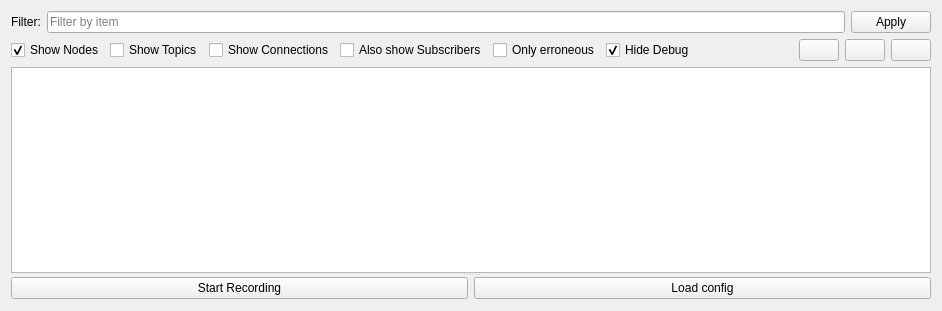
<?xml version="1.0" encoding="UTF-8"?>
<ui version="4.0">
 <class>tree_widget</class>
 <widget class="QWidget" name="tree_widget">
  <property name="geometry">
   <rect>
    <x>0</x>
    <y>0</y>
    <width>942</width>
    <height>311</height>
   </rect>
  </property>
  <property name="windowTitle">
   <string>ArniGui-Detail</string>
  </property>
  <layout class="QHBoxLayout" name="horizontalLayout_2">
   <item>
    <widget class="QSplitter" name="splitter">
     <property name="sizePolicy">
      <sizepolicy hsizetype="MinimumExpanding" vsizetype="MinimumExpanding">
       <horstretch>0</horstretch>
       <verstretch>0</verstretch>
      </sizepolicy>
     </property>
     <property name="orientation">
      <enum>Qt::Vertical</enum>
     </property>
     <widget class="QWidget" name="layoutWidget">
      <layout class="QVBoxLayout" name="widget_vertical_layout">
       <item>
        <layout class="QHBoxLayout" name="filter_horizontal_layout">
         <item>
          <widget class="QLabel" name="filter_label">
           <property name="text">
            <string>Filter:</string>
           </property>
          </widget>
         </item>
         <item>
          <widget class="QLineEdit" name="filter_line_Edit">
           <property name="text">
            <string/>
           </property>
           <property name="placeholderText">
            <string>Filter by item</string>
           </property>
          </widget>
         </item>
         <item>
          <widget class="QPushButton" name="apply_push_button">
           <property name="text">
            <string>Apply</string>
           </property>
          </widget>
         </item>
        </layout>
       </item>
       <item>
        <layout class="QHBoxLayout" name="horizontal_layout">
         <item>
          <widget class="QCheckBox" name="show_nodes_check_box">
           <property name="text">
            <string>Show Nodes</string>
           </property>
           <property name="checked">
            <bool>true</bool>
           </property>
          </widget>
         </item>
         <item>
          <widget class="QCheckBox" name="show_topics_check_box">
           <property name="text">
            <string>Show Topics</string>
           </property>
          </widget>
         </item>
         <item>
          <widget class="QCheckBox" name="show_connections_check_box">
           <property name="text">
            <string>Show Connections</string>
           </property>
          </widget>
         </item>
         <item>
          <widget class="QCheckBox" name="also_show_subscribers_check_box">
           <property name="text">
            <string>Also show Subscribers</string>
           </property>
          </widget>
         </item>
         <item>
          <widget class="QCheckBox" name="show_erroneous_check_box">
           <property name="text">
            <string>Only erroneous</string>
           </property>
          </widget>
         </item>
         <item>
          <widget class="QCheckBox" name="hide_debug_check_box">
           <property name="enabled">
            <bool>true</bool>
           </property>
           <property name="text">
            <string>Hide Debug</string>
           </property>
           <property name="checked">
            <bool>true</bool>
           </property>
          </widget>
         </item>
         <item>
          <spacer name="horizontalSpacer">
           <property name="orientation">
            <enum>Qt::Horizontal</enum>
           </property>
           <property name="sizeHint" stdset="0">
            <size>
             <width>40</width>
             <height>20</height>
            </size>
           </property>
          </spacer>
         </item>
         <item>
          <widget class="QPushButton" name="plus_push_button">
           <property name="text">
            <string/>
           </property>
           <property name="icon">
            <iconset>
             <normaloff>graphics/plus.png</normaloff>graphics/plus.png</iconset>
           </property>
          </widget>
         </item>
         <item>
          <widget class="QPushButton" name="minus_push_button">
           <property name="text">
            <string/>
           </property>
           <property name="icon">
            <iconset>
             <normaloff>graphics/minus.png</normaloff>graphics/minus.png</iconset>
           </property>
          </widget>
         </item>
         <item>
          <widget class="QPushButton" name="expand_push_button">
           <property name="text">
            <string/>
           </property>
           <property name="icon">
            <iconset>
             <normaloff>graphics/expand.png</normaloff>graphics/expand.png</iconset>
           </property>
          </widget>
         </item>
        </layout>
       </item>
       <item>
        <widget class="QTreeView" name="item_tree_view"/>
       </item>
      </layout>
     </widget>
     <widget class="QWidget" name="layoutWidget">
      <layout class="QHBoxLayout" name="horizontalLayout">
       <item>
        <widget class="QPushButton" name="recording_push_button">
         <property name="sizePolicy">
          <sizepolicy hsizetype="Minimum" vsizetype="Fixed">
           <horstretch>0</horstretch>
           <verstretch>0</verstretch>
          </sizepolicy>
         </property>
         <property name="minimumSize">
          <size>
           <width>20</width>
           <height>10</height>
          </size>
         </property>
         <property name="text">
          <string>Start Recording</string>
         </property>
        </widget>
       </item>
       <item>
        <widget class="QPushButton" name="load_config_push_button">
         <property name="minimumSize">
          <size>
           <width>20</width>
           <height>0</height>
          </size>
         </property>
         <property name="text">
          <string>Load config</string>
         </property>
        </widget>
       </item>
      </layout>
     </widget>
    </widget>
   </item>
  </layout>
 </widget>
 <resources/>
 <connections/>
</ui>
